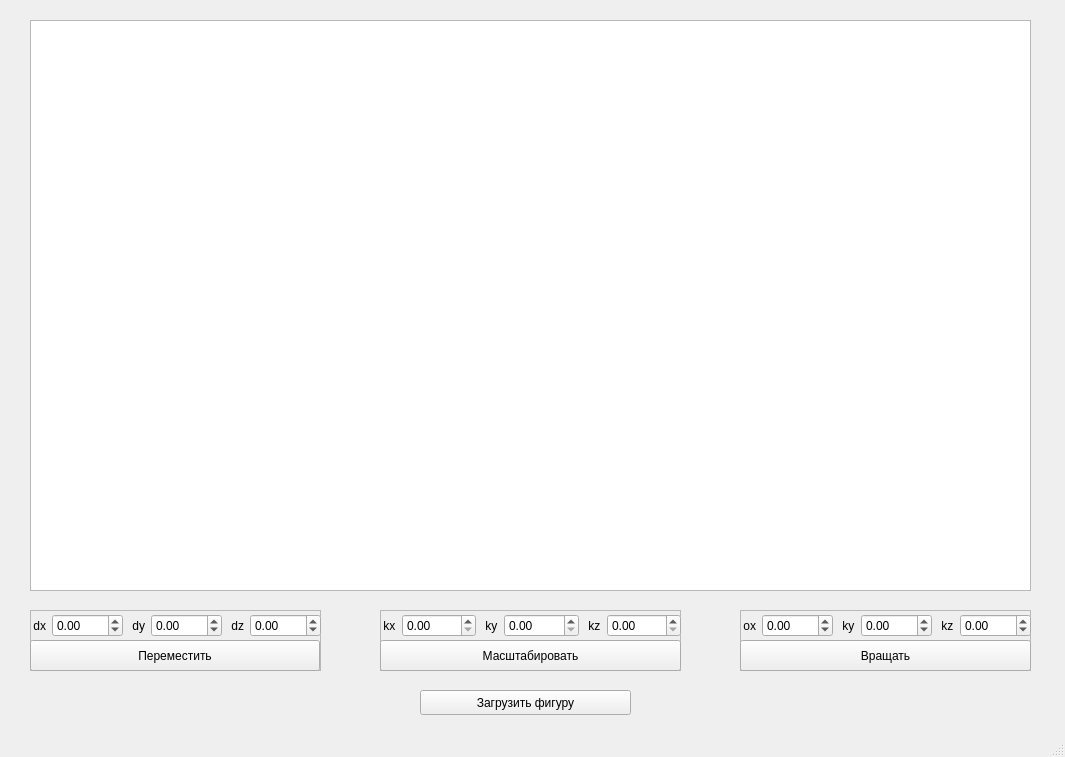
<?xml version="1.0" encoding="UTF-8"?>
<ui version="4.0">
 <class>MainWindow</class>
 <widget class="QMainWindow" name="MainWindow">
  <property name="geometry">
   <rect>
    <x>0</x>
    <y>0</y>
    <width>1065</width>
    <height>757</height>
   </rect>
  </property>
  <property name="windowTitle">
   <string>MainWindow</string>
  </property>
  <widget class="QWidget" name="centralwidget">
   <widget class="QGraphicsView" name="graphicsView">
    <property name="geometry">
     <rect>
      <x>30</x>
      <y>20</y>
      <width>1001</width>
      <height>571</height>
     </rect>
    </property>
   </widget>
   <widget class="QPushButton" name="load_button">
    <property name="geometry">
     <rect>
      <x>420</x>
      <y>690</y>
      <width>211</width>
      <height>25</height>
     </rect>
    </property>
    <property name="text">
     <string>Загрузить фигуру</string>
    </property>
   </widget>
   <widget class="QFrame" name="frame">
    <property name="geometry">
     <rect>
      <x>30</x>
      <y>610</y>
      <width>291</width>
      <height>61</height>
     </rect>
    </property>
    <property name="frameShape">
     <enum>QFrame::StyledPanel</enum>
    </property>
    <property name="frameShadow">
     <enum>QFrame::Raised</enum>
    </property>
    <widget class="QPushButton" name="move_button">
     <property name="geometry">
      <rect>
       <x>0</x>
       <y>30</y>
       <width>290</width>
       <height>31</height>
      </rect>
     </property>
     <property name="text">
      <string>Переместить</string>
     </property>
    </widget>
    <widget class="QWidget" name="gridLayoutWidget">
     <property name="geometry">
      <rect>
       <x>0</x>
       <y>0</y>
       <width>291</width>
       <height>31</height>
      </rect>
     </property>
     <layout class="QGridLayout" name="gridLayout">
      <item row="0" column="5">
       <widget class="QLabel" name="label_3">
        <property name="text">
         <string> dz</string>
        </property>
       </widget>
      </item>
      <item row="0" column="6">
       <widget class="QDoubleSpinBox" name="dz_box">
        <property name="minimum">
         <double>-99999999999999991611392.000000000000000</double>
        </property>
        <property name="maximum">
         <double>10000000000000000.000000000000000</double>
        </property>
       </widget>
      </item>
      <item row="0" column="4">
       <widget class="QDoubleSpinBox" name="dy_box">
        <property name="minimum">
         <double>-10000000000000000000000.000000000000000</double>
        </property>
        <property name="maximum">
         <double>10000000000000000000000.000000000000000</double>
        </property>
       </widget>
      </item>
      <item row="0" column="1">
       <widget class="QDoubleSpinBox" name="dx_box">
        <property name="minimum">
         <double>-10000000000000000.000000000000000</double>
        </property>
        <property name="maximum">
         <double>10000000000000000.000000000000000</double>
        </property>
       </widget>
      </item>
      <item row="0" column="0">
       <widget class="QLabel" name="label">
        <property name="text">
         <string> dx</string>
        </property>
       </widget>
      </item>
      <item row="0" column="2" colspan="2">
       <widget class="QLabel" name="label_2">
        <property name="text">
         <string> dy</string>
        </property>
       </widget>
      </item>
     </layout>
    </widget>
   </widget>
   <widget class="QFrame" name="frame_2">
    <property name="geometry">
     <rect>
      <x>380</x>
      <y>610</y>
      <width>301</width>
      <height>61</height>
     </rect>
    </property>
    <property name="frameShape">
     <enum>QFrame::StyledPanel</enum>
    </property>
    <property name="frameShadow">
     <enum>QFrame::Raised</enum>
    </property>
    <widget class="QPushButton" name="scale_button">
     <property name="geometry">
      <rect>
       <x>0</x>
       <y>30</y>
       <width>301</width>
       <height>31</height>
      </rect>
     </property>
     <property name="text">
      <string>Масштабировать</string>
     </property>
    </widget>
    <widget class="QWidget" name="gridLayoutWidget_2">
     <property name="geometry">
      <rect>
       <x>0</x>
       <y>0</y>
       <width>301</width>
       <height>31</height>
      </rect>
     </property>
     <layout class="QGridLayout" name="gridLayout_2">
      <item row="0" column="4">
       <widget class="QLabel" name="label_6">
        <property name="text">
         <string> kz</string>
        </property>
       </widget>
      </item>
      <item row="0" column="3">
       <widget class="QDoubleSpinBox" name="ky_box">
        <property name="minimum">
         <double>0.000000000000000</double>
        </property>
        <property name="maximum">
         <double>10000000000000000000000.000000000000000</double>
        </property>
       </widget>
      </item>
      <item row="0" column="0">
       <widget class="QLabel" name="label_4">
        <property name="text">
         <string> kx</string>
        </property>
       </widget>
      </item>
      <item row="0" column="1">
       <widget class="QDoubleSpinBox" name="kx_box">
        <property name="minimum">
         <double>0.000000000000000</double>
        </property>
        <property name="maximum">
         <double>10000000000000000.000000000000000</double>
        </property>
       </widget>
      </item>
      <item row="0" column="2">
       <widget class="QLabel" name="label_5">
        <property name="text">
         <string> ky</string>
        </property>
       </widget>
      </item>
      <item row="0" column="5">
       <widget class="QDoubleSpinBox" name="kz_box">
        <property name="minimum">
         <double>0.000000000000000</double>
        </property>
        <property name="maximum">
         <double>10000000000000000.000000000000000</double>
        </property>
       </widget>
      </item>
     </layout>
    </widget>
   </widget>
   <widget class="QFrame" name="frame_3">
    <property name="geometry">
     <rect>
      <x>740</x>
      <y>610</y>
      <width>291</width>
      <height>61</height>
     </rect>
    </property>
    <property name="frameShape">
     <enum>QFrame::StyledPanel</enum>
    </property>
    <property name="frameShadow">
     <enum>QFrame::Raised</enum>
    </property>
    <widget class="QPushButton" name="turn_button">
     <property name="geometry">
      <rect>
       <x>0</x>
       <y>30</y>
       <width>291</width>
       <height>31</height>
      </rect>
     </property>
     <property name="text">
      <string>Вращать</string>
     </property>
    </widget>
    <widget class="QWidget" name="gridLayoutWidget_4">
     <property name="geometry">
      <rect>
       <x>0</x>
       <y>0</y>
       <width>291</width>
       <height>31</height>
      </rect>
     </property>
     <layout class="QGridLayout" name="gridLayout_4">
      <item row="0" column="4">
       <widget class="QLabel" name="label_10">
        <property name="text">
         <string> kz</string>
        </property>
       </widget>
      </item>
      <item row="0" column="3">
       <widget class="QDoubleSpinBox" name="oy_box">
        <property name="minimum">
         <double>-10000000000000000000000.000000000000000</double>
        </property>
        <property name="maximum">
         <double>10000000000000000000000.000000000000000</double>
        </property>
       </widget>
      </item>
      <item row="0" column="0">
       <widget class="QLabel" name="label_11">
        <property name="text">
         <string> ox</string>
        </property>
       </widget>
      </item>
      <item row="0" column="1">
       <widget class="QDoubleSpinBox" name="ox_box">
        <property name="minimum">
         <double>-10000000000000000.000000000000000</double>
        </property>
        <property name="maximum">
         <double>10000000000000000.000000000000000</double>
        </property>
       </widget>
      </item>
      <item row="0" column="2">
       <widget class="QLabel" name="label_12">
        <property name="text">
         <string> ky</string>
        </property>
       </widget>
      </item>
      <item row="0" column="5">
       <widget class="QDoubleSpinBox" name="oz_box">
        <property name="minimum">
         <double>-99999999999999991611392.000000000000000</double>
        </property>
        <property name="maximum">
         <double>10000000000000000.000000000000000</double>
        </property>
       </widget>
      </item>
     </layout>
    </widget>
   </widget>
  </widget>
  <widget class="QStatusBar" name="statusbar"/>
 </widget>
 <resources/>
 <connections/>
</ui>
